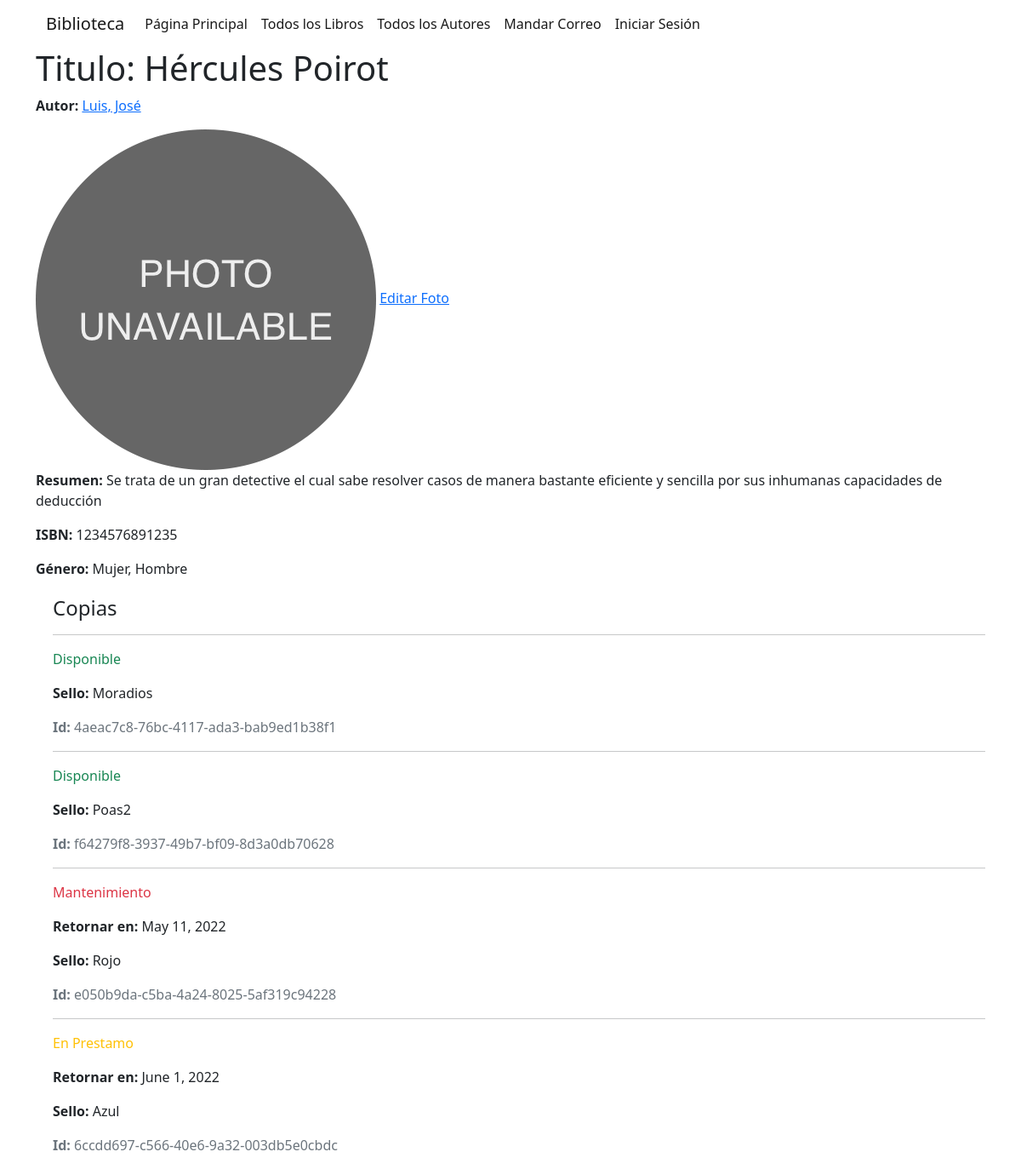
Page /catalogo/libros/2/ on the earlier database version.
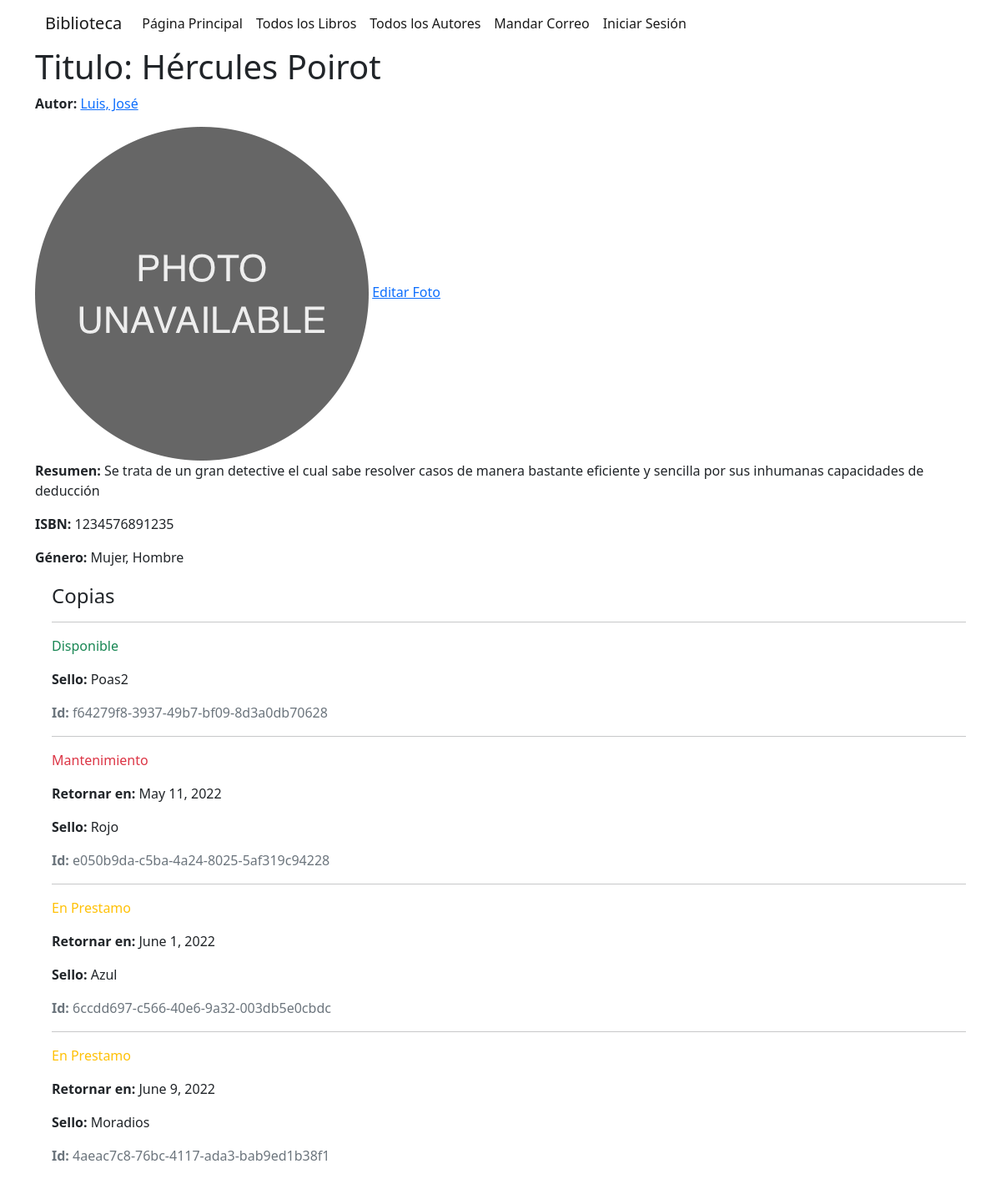
Same page on the later database version.
### catalogo/models.py (models this page shows, shortened)
class Timestamp(models.Model):
    creado_en = models.DateTimeField(auto_now_add=True)
    editado_en = models.DateTimeField(auto_now=True)
    class Meta:
        abstract = True

class InstanciaLibro(SafeDeleteModel, Timestamp):
    id = models.UUIDField(primary_key=True, default=uuid.uuid4,
                          help_text='Identificador único para este libro particular en toda la biblioteca')
    libro = models.ForeignKey('Libro', on_delete=models.CASCADE, null=True)
    sello = models.CharField(max_length=200)
    fecha_entrega = models.DateField(null=True, blank=True)
    prestatario = models.ForeignKey(User, on_delete=models.SET_NULL, null=True, blank=True)
    ESTADO_PRESTAMO = (
        ('m', 'Mantenimiento'),
        ('p', 'En Prestamo'),
        ('d', 'Disponible'),
        ('r', 'Reservado'),
    )
    estado = models.CharField(
        max_length=1,
        choices=ESTADO_PRESTAMO,
        blank=True,
        default='m',
        help_text='Disponibilidad del libro',
    )
    """
    Si no quieres definir ordenamiento en el modelo estas son las alternativas:

    Add a ordering inside a class Meta declaration on your model.
    Add a queryset attribute in your custom class-based view, specifying an order_by().
    Adding a get_queryset method to your custom class-based view and also specify the order_by().¿
    """
    class Meta:
        ordering = ['fecha_entrega']
        permissions = (("puede_marcar_retornado", "Marcar libro como retornado"),)

### catalogo/views.py (the view)
# urls.py: path('libros/<int:pk>/', views.DetalleLibro.as_view(), name='detalle-libro'),
class DetalleLibro(generic.DetailView):
    model = Libro
    context_object_name = 'libro'
    template_name = 'detalle_libro.html'

### catalogo/models.py (called while the page is built)
    def get_absolute_url(self):
        return reverse('detalle-autor', args=[str(self.id)])

    def __str__(self):
        return f'{self.apellido}, {self.primer_nombre}'

    def __str__(self):
        return self.nombre

### catalogo/templates/detalle_libro.html (shortened to what this page needs)
{% extends "base.html" %}
{% load static %}
{% block contenido %}
<h1>Titulo: {{ libro.titulo }}</h1>
<p><strong>Autor:</strong> <a href="{{ libro.autor.get_absolute_url }}">{{ libro.autor }}</a></p>
{% if not libro.portada %}
<img src="{% static '/portadas/no-disponible.png' %}" alt="Portada del Libro">
{% else %}
<img src="{{ libro.portada.url }}" alt="Portada del Libro">
{% endif %}
<a href="{% url 'cambiar-imagen-libro' libro.id %}">Editar Foto</a>
<p><strong>Resumen:</strong> {{ libro.resumen }}</p>
<p><strong>ISBN:</strong> {{ libro.isbn }}</p>
<p><strong>Género:</strong> {{ libro.genero.all|join:", " }}</p>
<div style="margin-left:20px;margin-top:20px">
    <h4>Copias</h4>
    {% for copia in libro.instancialibro_set.all %}
    <hr>
    <p class="{% if copia.estado == 'd' %}text-success{% elif copia.estado == 'm' %}text-danger{% else %}text-warning{% endif %}">
        {{ copia.get_estado_display }}
    </p>
    {% if copia.estado != 'd' %}
    <p><strong>Retornar en:</strong> {{ copia.fecha_entrega }}</p>
    {% endif %}
    <p><strong>Sello:</strong> {{ copia.sello }}</p>
    <p class="text-muted"><strong>Id:</strong> {{ copia.id }}</p>
    {% endfor %}
</div>
{% endblock %}

Differences in the rows shown:
changed InstanciaLibro "Moradios": estado "Disponible" → "En Prestamo"; fecha_entrega (not shown) → "June 9, 2022"; moves down the list
